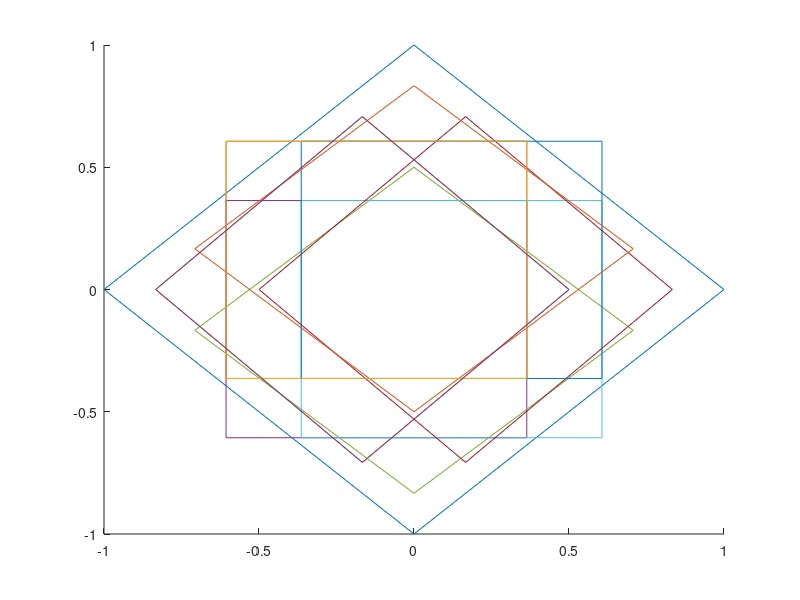

Recreate this plot in MATLAB.
% Perform the same operation as above, this time, after each iteration shift X and Y and by their
% respective arithmetic means, then normalize them,  Show a case where the initial polygon
% boundary crosses itself, for example an 8-like shape

close all;
clear all;

% Get cos theta and sin theta values so we can chose co ordinates on circle
% based on angle
theta = linspace(0,2*pi,361);
c = cos(theta);
s = sin(theta);
% -------------------------ENTER SIDES-------------------------------------
% Here chose the number of sides of polygon 
sides = 4;

% Get x and y coordinates by diving 2 pi into number of sides
stride = 360/sides;
x = c(1:stride:361);
y = s(1:stride:361);

% -----------------------ENTER ITERATIONS-------------------------------------
iter = 10;

% Iterate
for t = 1:iter+1
   % Using hold on to plot in same plot
   hold on
   plot(x, y)
   % Now for number of sides calculate middle points
   for i=(1:sides)
       % Midpoints
       x(i) = (x(i) + x(i+1))/2;
       y(i) = (y(i) + y(i+1))/2;
   end
   
   % Shift
   x = x - (sum(x)-x(1))/(length(x)-1);
   y = y - (sum(y)-y(1))/(length(y)-1);

   % Normalize
   x = x/norm(x(1:sides));
   y = y/norm(y(1:sides));
   
   % The last vertex needs to be set to initial vertex to close the polygon
   x(sides+1) = x(1);
   y(sides+1) = y(1);

   % Adding 0.2 sec pause for visualization
   pause(0.5)
   %axis([-1.2 1.2 -1.2 1.2])
   %axis equal
end
hold off